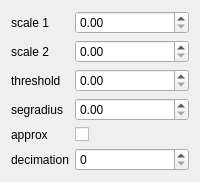
                      <widget class="QWidget" name="DON_oneStep">
                       <layout class="QVBoxLayout" name="verticalLayout_6">
                        <item>
                         <layout class="QFormLayout" name="formLayout">
                          <item row="0" column="1">
                           <widget class="QDoubleSpinBox" name="scale1_doubleSpinBox"/>
                          </item>
                          <item row="0" column="0">
                           <widget class="QLabel" name="label">
                            <property name="text">
                             <string>scale 1</string>
                            </property>
                           </widget>
                          </item>
                          <item row="1" column="0">
                           <widget class="QLabel" name="label_2">
                            <property name="text">
                             <string>scale 2</string>
                            </property>
                           </widget>
                          </item>
                          <item row="1" column="1">
                           <widget class="QDoubleSpinBox" name="scale2_doubleSpinBox_2"/>
                          </item>
                          <item row="2" column="0">
                           <widget class="QLabel" name="label_3">
                            <property name="text">
                             <string>threshold</string>
                            </property>
                           </widget>
                          </item>
                          <item row="2" column="1">
                           <widget class="QDoubleSpinBox" name="threshold_doubleSpinBox_3"/>
                          </item>
                          <item row="3" column="0">
                           <widget class="QLabel" name="label_4">
                            <property name="text">
                             <string>segradius</string>
                            </property>
                           </widget>
                          </item>
                          <item row="3" column="1">
                           <widget class="QDoubleSpinBox" name="segradius_doubleSpinBox_4"/>
                          </item>
                          <item row="4" column="0">
                           <widget class="QLabel" name="label_5">
                            <property name="text">
                             <string>approx</string>
                            </property>
                           </widget>
                          </item>
                          <item row="4" column="1">
                           <widget class="QCheckBox" name="approx_checkBox">
                            <property name="text">
                             <string/>
                            </property>
                           </widget>
                          </item>
                          <item row="5" column="0">
                           <widget class="QLabel" name="label_6">
                            <property name="text">
                             <string>decimation</string>
                            </property>
                           </widget>
                          </item>
                          <item row="5" column="1">
                           <widget class="QSpinBox" name="decimation_spinBox"/>
                          </item>
                         </layout>
                        </item>
                       </layout>
                      </widget>
